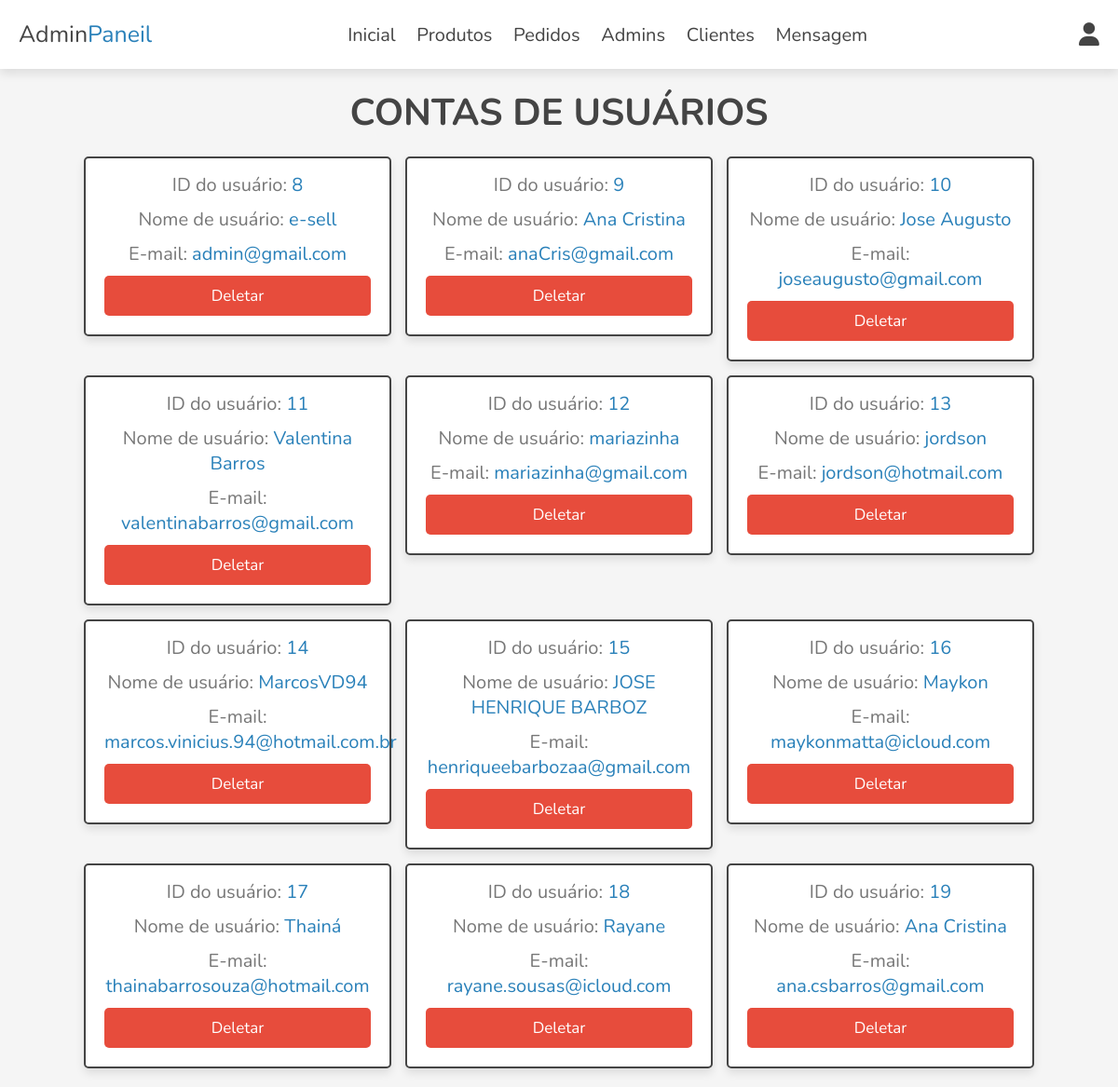
Page /admin/contas_usuario.php.php (signed in) on the committed database.
### tables this page shows
CREATE TABLE `users` (
  `id` int(10) NOT NULL,
  `nome` varchar(20) NOT NULL,
  `email` varchar(50) NOT NULL,
  `password` varchar(150) NOT NULL
);

### admin/contas_usuario.php.php (the view, shortened to what this page needs)
<?php
include '../components/connect.php';
?>
<!DOCTYPE html>
<html lang="pt-br">
<head>
    <link rel="stylesheet" href="https://cdnjs.cloudflare.com/ajax/libs/font-awesome/6.1.1/css/all.min.css">
    <link rel="stylesheet" href="../css/admin_style.css">
</head>
<body>
<?php include '../components/admin_top.php'; ?>
<section class="accounts">
    <h1 class="heading">Contas de Usuários</h1>
    <div class="box-container">
        <?php
        $select_accounts = $conn->prepare("SELECT * FROM `users`");
        $select_accounts->execute();
        if ($select_accounts->rowCount() > 0) {
            while ($fetch_accounts = $select_accounts->fetch(PDO::FETCH_ASSOC)) {
                ?>
                <div class="box">
                    <p> ID do usuário: <span><?= $fetch_accounts['id']; ?></span> </p>
                    <p> Nome de usuário: <span><?= $fetch_accounts['nome']; ?></span> </p>
                    <p> E-mail: <span><?= $fetch_accounts['email']; ?></span> </p>
                    <a href="contas_usuario.php?delete=<?= $fetch_accounts['id']; ?>" onclick="return confirm('Deletar esta conta? As informações relacionadas ao usuário também serão excluídas!')" class="delete-btn">Deletar</a>
                </div>
                <?php
            }
        } else {
            echo '<p class="empty">Nenhuma conta disponível!</p>';
        }
        ?>
    </div>
</section>
</body>
</html>

### css/admin_style.css (style rules this page uses)
:root { --main-color:#2980b9; --orange:#f39c12; --red:#e74c3c; --black:#444; --white:#fff; --light-color:#777; --light-bg:#f5f5f5; --border:.2rem solid var(--black); --box-shadow:0 .5rem 1rem rgba(0,0,0,.1); }
* { font-family: 'Nunito', sans-serif; margin:0; padding:0; box-sizing: border-box; outline: none; border:none; text-decoration: none; }
html { font-size: 62.5%; overflow-x: hidden; }
body { background-color: var(--light-bg); }
section { padding:2rem; max-width: 1200px; margin:0 auto; }
.heading { font-size: 4rem; color:var(--black); margin-bottom: 2rem; text-align: center; text-transform: uppercase; }
.btn, .delete-btn, .option-btn { display: block; width: 100%; margin-top: 1rem; border-radius: .5rem; padding:1rem 3rem; font-size: 1.7rem; text-transform: capitalize; color:var(--white); cursor: pointer; text-align: center; }
.delete-btn { background-color: var(--red); }
.accounts .box-container { display: grid; grid-template-columns: repeat(auto-fit, 33rem); gap:1.5rem; align-items: flex-start; justify-content: center; }
.accounts .box-container .box { padding:2rem; padding-top: .5rem; border-radius: .5rem; text-align: center; border:var(--border); background-color: var(--white); box-shadow: var(--box-shadow); }
.accounts .box-container .box p { font-size: 2rem; color:var(--light-color); margin: 1rem 0; }
.accounts .box-container .box p span { color:var(--main-color); }

### rows in the picture
users: id "8", nome "e-sell", email "admin@gmail.com"
users: id "9", nome "Ana Cristina", email "anaCris@gmail.com"
users: id "10", nome "Jose Augusto", email "joseaugusto@gmail.com"
users: id "11", nome "Valentina Barros", email "valentinabarros@gmail.com"
users: id "12", nome "mariazinha", email "mariazinha@gmail.com"
users: id "13", nome "jordson", email "jordson@hotmail.com"
users: id "14", nome "MarcosVD94", email "marcos.vinicius.94@hotmail.com.br"
users: id "15", nome "JOSE HENRIQUE BARBOZ", email "henriqueebarbozaa@gmail.com"
users: id "16", nome "Maykon", email "maykonmatta@icloud.com"
users: id "17", nome "Thainá", email "thainabarrosouza@hotmail.com"
users: id "18", nome "Rayane", email "rayane.sousas@icloud.com"
users: id "19", nome "Ana Cristina", email "ana.csbarros@gmail.com"
